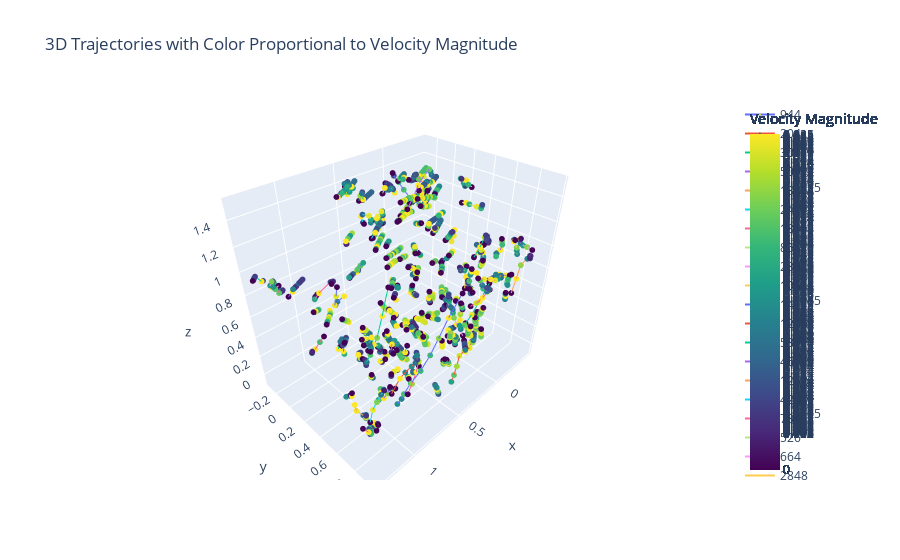

Notebook source saved alongside this figure:
### Code cell
import plotly.graph_objects as go
fig = go.Figure()

for traj_id in df['id'].unique():
    traj_data = df[df['id'] == traj_id]
    traj_velocities = velocities[df['id'] == traj_id]
    velocity_magnitudes = np.linalg.norm(traj_velocities, axis=1)
    
    fig.add_trace(go.Scatter3d(
        x=traj_data['x'],
        y=traj_data['y'],
        z=traj_data['z'],
        mode='lines+markers',
        marker=dict(size=2, color=velocity_magnitudes, colorscale='Viridis', colorbar=dict(title='Velocity Magnitude')),
        name=str(traj_id)
    ))

fig.update_layout(
    scene=dict(
        xaxis_title='x',
        yaxis_title='y',
        zaxis_title='z'
    ),
    title='3D Trajectories with Color Proportional to Velocity Magnitude'
)

fig.show()
